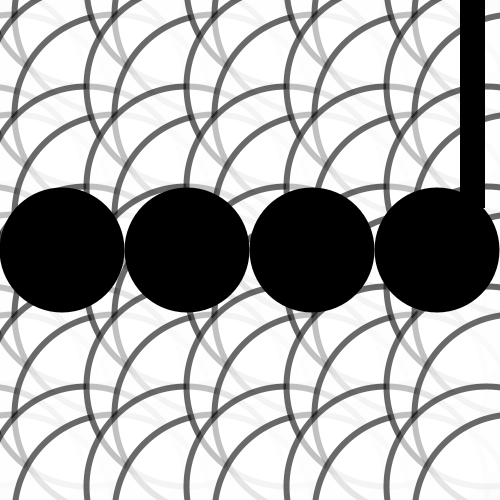
Frame 1 (no input)
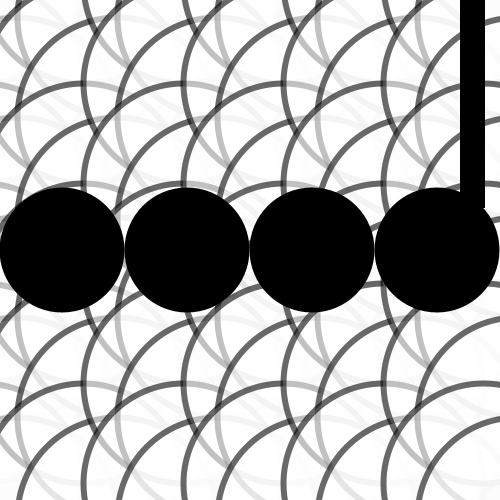
Frame 60 (the mouse pressed at the canvas centre just before this capture)
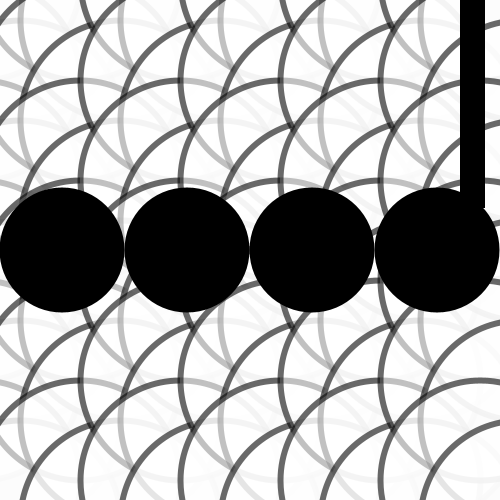
Frame 120 (the mouse held since frame 60 and released just before this capture)

The Processing sketch that drew these frames (run headless with seeded random() and noise(); from frame 60 on, the mouse is pressed at the canvas centre):

// Processing sketch: processing_40271
// ── processing_40271.pde

//Jill Goodwyn
//Clock homework
//Carnegie Mellon University
//Electronic Media Studio II
//Section D

void setup()
{
  size(500,500);
  smooth();
}

void draw()
{
  background(150);

  drawComponents();

  // This was to test if the time was outputting correctly
  //
  //  text(seconds,width/2,height/2);
  //  text(minutes,width/3,height/3);
  //
  //  if(hours > 12)
  //  {
  //    text(hours-12,width/4,height/4);
  //  }
  //  else
  //  {
  //    text(hours,width/4,height/4);
  //  }
}

// draws the funky waves pattern in the background.
// these represent the seconds.
void drawComponents()
{
  int seconds = second();
  int minutes = minute();
  int hours = hour();

  // nested for loops to draw those suckers all over the place.
  for(int a=0; a<=width; a+=100)
    for(int b=0; b<=height; b+=100)
    {
      {
        // make the waves white and slightly transparent
        fill(255,255,255,150);
        stroke(0,0,0,150);
        strokeWeight(6);
        // the waves' x and y positions change based on the seconds
        ellipse(a-seconds,b-seconds, 200,200);
        ellipse(a+seconds,b+seconds, 200,200);
      }
    }

  // draw the bar that represents the minutes.
  // it's kind of like a loading bar that goes to 60.
  noStroke();
  fill(0);
  rect(460,0, 25,(height*minutes)/60);
  
  // draw the horizontal line of circles that represents the hours.
  // this is still a little buggy and doesn't always fill the screen correctly.
  // I also want to eventually change this so that it is NOT in military time.
    for(int a=0; a<hours; a++)
  {
    ellipse(((width/hours)/2)+(width/hours)*a,height/2, width/hours,height/hours);
  }
}
